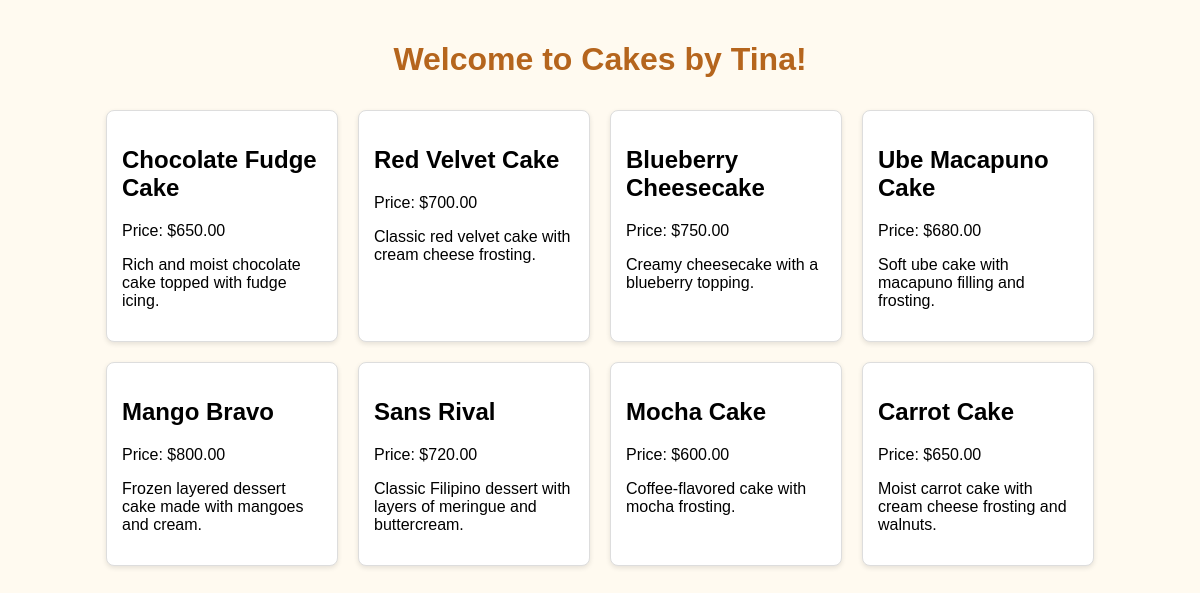
The page / on the database its author committed.
### tables this page shows
CREATE TABLE products (
    product_id INT AUTO_INCREMENT PRIMARY KEY,
    product_name VARCHAR(100) NOT NULL,
    product_desc TEXT,
    product_price DECIMAL (10,2) NOT NULL,
    product_stock INT DEFAULT 0,
    product_image VARCHAR(255) DEFAULT NULL,
    created_at TIMESTAMP DEFAULT CURRENT_TIMESTAMP
);

### controllers/ProductController.php (called while the page is built)
<?php
require_once __DIR__ . '/../models/Product.php';
class ProductController {
    private $productModel;
    public function __construct() {
        $this->productModel = new Product();
    }
    public function index() {
        $products = $this->productModel->getAllProducts();
        require __DIR__ . '/../views/products/index.php';
    }
}

### index.php (called while the page is built)
<?php
require_once __DIR__ . '/controllers/ProductController.php';
$controller = new ProductController();
$controller->index();
?>

### config/Database.php (called while the page is built, shortened)
<?php
class Database{
    private $host = "localhost";
    private $username = "root";
    private $password = "Geneselma3";
    private $dbname = "cbtina";
    public function connect() {
        $this->conn = new mysqli(
            $this->host,
            $this->username,
            $this->password,
            $this->dbname
        );
        return $this->conn;
    }
}
?>

### models/Product.php (called while the page is built)
<?php
require_once __DIR__ . '/../config/database.php';
class Product{
    private $conn;
    public function __construct() {
        $db = new Database();
        $this->conn = $db->connect();
    }
    public function getAllProducts() {
        $sql = "SELECT * FROM products";
        $result = $this->conn->query($sql);
        return $result->fetch_all(MYSQLI_ASSOC);
    }
}

### views/products/index.php (the view, shortened to what this page needs)
<!DOCTYPE html>
<html lang="en">
<head>
    <link rel="stylesheet" href="public/css/style.css">
</head>
<body>
    <h1> Welcome to Cakes by Tina! </h1>
    <div class="product-list">
        <?php foreach ($products as $product): ?>
            <div class="product">
                <h2><?= htmlspecialchars($product['product_name']) ?></h2>
                <p>Price: $<?= htmlspecialchars($product['product_price']) ?></p>
                <p><?= htmlspecialchars($product['product_desc']) ?></p>
            </div>
        <?php endforeach; ?>
    </div>
</body>
</html>

### public/css/style.css (style rules this page uses)
body { font-family: Arial, sans-serif; background: #fffaf0; margin: 0; padding: 20px; }
h1 { color: #b5651d; text-align: center; }
.product-list { display: flex; flex-wrap: wrap; justify-content: center; }
.product { background: #fff; border: 1px solid #ddd; margin: 10px; padding: 15px; width: 200px; border-radius: 8px; box-shadow: 0 2px 5px rgba(0,0,0,0.1); }

### rows shown on the page
products: product_name "Chocolate Fudge Cake", product_price "650.00", product_desc "Rich and moist chocolate cake topped with fudge icing."
products: product_name "Red Velvet Cake", product_price "700.00", product_desc "Classic red velvet cake with cream cheese frosting."
products: product_name "Blueberry Cheesecake", product_price "750.00", product_desc "Creamy cheesecake with a blueberry topping."
products: product_name "Ube Macapuno Cake", product_price "680.00", product_desc "Soft ube cake with macapuno filling and frosting."
products: product_name "Mango Bravo", product_price "800.00", product_desc "Frozen layered dessert cake made with mangoes and cream."
products: product_name "Sans Rival", product_price "720.00", product_desc "Classic Filipino dessert with layers of meringue and buttercream."
products: product_name "Mocha Cake", product_price "600.00", product_desc "Coffee-flavored cake with mocha frosting."
products: product_name "Carrot Cake", product_price "650.00", product_desc "Moist carrot cake with cream cheese frosting and walnuts."
